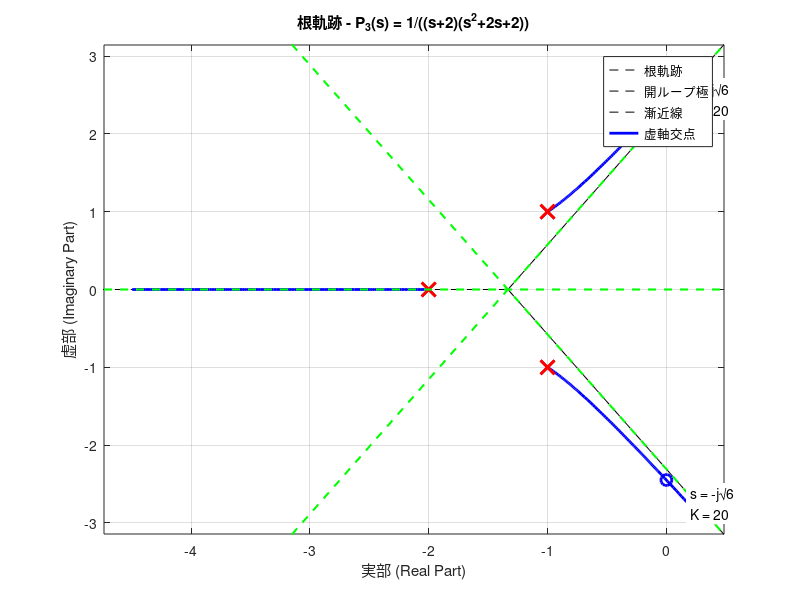

The MATLAB source for this figure:
% 根軌跡の描画 - 最小限版
% P3(s) = 1/((s+2)(s^2+2s+2))

clear; close all; clc;

% 伝達関数の定義
num = 1;                    % 分子
den = [1 4 6 4];           % 分母: s^3 + 4s^2 + 6s + 4
P3 = tf(num, den);

% 根軌跡の描画
figure;
rlocus(P3);
grid on;
title('根軌跡 - P_3(s) = 1/((s+2)(s^2+2s+2))');
xlabel('実部 (Real Part)');
ylabel('虚部 (Imaginary Part)');

% 開ループ極の表示
poles = pole(P3);
hold on;
plot(real(poles), imag(poles), 'rx', 'MarkerSize', 10, 'LineWidth', 2);

% 漸近線の描画
% 漸近線の中心：σ = -4/3, 角度：60°, 180°, 300°
sigma_a = -4/3;
x_range = xlim;
y_range = ylim;

% 60°の漸近線
angle1 = 60 * pi/180;
x_vals = x_range;
y_vals = (x_vals - sigma_a) * tan(angle1);
plot(x_vals, y_vals, 'g--', 'LineWidth', 1.5);

% 180°の漸近線（水平線）
plot(x_range, [0 0], 'g--', 'LineWidth', 1.5);

% 300°（-60°）の漸近線
angle3 = -60 * pi/180;
y_vals = (x_vals - sigma_a) * tan(angle3);
plot(x_vals, y_vals, 'g--', 'LineWidth', 1.5);

% 虚軸との交点の表示
% s = ±j√6, K = 20
sqrt6 = sqrt(6);
plot(0, sqrt6, 'bo', 'MarkerSize', 8, 'LineWidth', 2);
plot(0, -sqrt6, 'bo', 'MarkerSize', 8, 'LineWidth', 2);

% 交点での値を表示
text(0.2, sqrt6, sprintf('s = j√6\nK = 20'), 'FontSize', 10, 'BackgroundColor', 'white');
text(0.2, -sqrt6-0.3, sprintf('s = -j√6\nK = 20'), 'FontSize', 10, 'BackgroundColor', 'white');

legend('根軌跡', '開ループ極', '漸近線', '虚軸交点', 'Location', 'best');